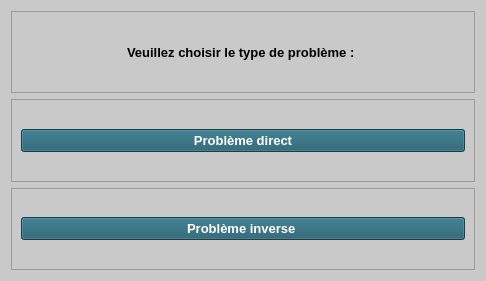
<?xml version="1.0" encoding="UTF-8"?>
<ui version="4.0">
 <class>Form</class>
 <widget class="QWidget" name="Form">
  <property name="geometry">
   <rect>
    <x>0</x>
    <y>0</y>
    <width>486</width>
    <height>281</height>
   </rect>
  </property>
  <property name="windowTitle">
   <string>Form</string>
  </property>
  <property name="styleSheet">
   <string notr="true">background-color: rgb(201, 201, 201);</string>
  </property>
  <layout class="QVBoxLayout" name="verticalLayout">
   <item>
    <widget class="QFrame" name="frame_3">
     <property name="frameShape">
      <enum>QFrame::StyledPanel</enum>
     </property>
     <property name="frameShadow">
      <enum>QFrame::Raised</enum>
     </property>
     <layout class="QVBoxLayout" name="verticalLayout_4">
      <item alignment="Qt::AlignHCenter">
       <widget class="QLabel" name="label">
        <property name="font">
         <font>
          <pointsize>10</pointsize>
          <weight>75</weight>
          <bold>true</bold>
         </font>
        </property>
        <property name="text">
         <string>Veuillez choisir le type de problème : </string>
        </property>
       </widget>
      </item>
     </layout>
    </widget>
   </item>
   <item>
    <widget class="QFrame" name="frame">
     <property name="frameShape">
      <enum>QFrame::StyledPanel</enum>
     </property>
     <property name="frameShadow">
      <enum>QFrame::Raised</enum>
     </property>
     <layout class="QVBoxLayout" name="verticalLayout_3">
      <item>
       <widget class="QPushButton" name="pushButton">
        <property name="font">
         <font>
          <pointsize>10</pointsize>
          <weight>75</weight>
          <bold>true</bold>
         </font>
        </property>
        <property name="styleSheet">
         <string notr="true">background-color: rgb(29, 90, 107);
color: rgb(255, 255, 255);</string>
        </property>
        <property name="text">
         <string>Problème direct</string>
        </property>
       </widget>
      </item>
     </layout>
    </widget>
   </item>
   <item>
    <widget class="QFrame" name="frame_2">
     <property name="frameShape">
      <enum>QFrame::StyledPanel</enum>
     </property>
     <property name="frameShadow">
      <enum>QFrame::Raised</enum>
     </property>
     <layout class="QVBoxLayout" name="verticalLayout_2">
      <item>
       <widget class="QPushButton" name="pushButton_2">
        <property name="font">
         <font>
          <pointsize>10</pointsize>
          <weight>75</weight>
          <bold>true</bold>
         </font>
        </property>
        <property name="styleSheet">
         <string notr="true">background-color: rgb(29, 90, 107);
color: rgb(255, 255, 255);</string>
        </property>
        <property name="text">
         <string>Problème inverse </string>
        </property>
       </widget>
      </item>
     </layout>
    </widget>
   </item>
  </layout>
 </widget>
 <resources/>
 <connections/>
</ui>
